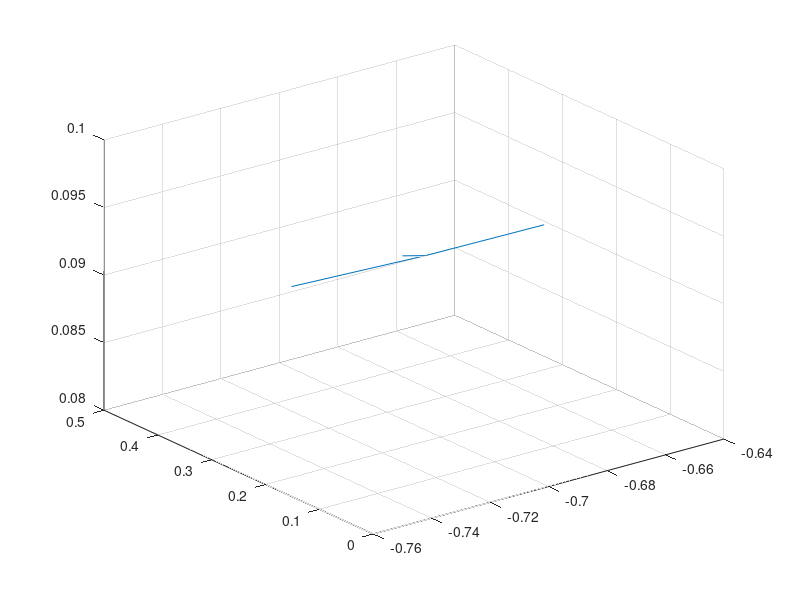

Here is the MATLAB script that generated this plot: (Note: this script raises an error after producing the figure.)
% magnetic_field_lines

Bn = 0.2;
B0 = 10;
BG = 5;

Bx = @(x,y,z) x*0 + y*0 + z*B0;
By = @(x,y,z) x*0 + y*0 + z*0 + BG;
Bz = @(x,y,z) x*Bn + y*0 + z*0;

Ex = @(x,y,z) x*0 + y*0 + z*0;
Ey = @(x,y,z) x*0 + y*0 + z*0;
Ez = @(x,y,z) x*0 + y*0 + z*0;


B = @(x,y,z) sqrt(Bx(x,y,z).^2 + By(x,y,z).^2 + Bz(x,y,z).^2);
E = @(x,y,z) sqrt(Ex(x,y,z).^2 + Ey(x,y,z).^2 + Ez(x,y,z).^2);

xmax = 1; nx = 100;
ymax = 0; ny = 1;
zmax = 0.1; nz = 20;

x = linspace(-xmax,xmax,nx);
y = linspace(-ymax,ymax,ny);
z = linspace(-zmax,zmax,nz);
[X,Y,Z] = meshgrid(x,y,z);

%% Integrate magnetic field from model to get magnetic field line
dr = 0.05;
xyz = -[0.75*xmax 0 -zmax];
zstop = zmax;
doPlot = 1;
S = 0.1;
if doPlot
  hca = subplot(1,1,1);
  quiver3(xyz(end,1),...
          xyz(end,2),...
          xyz(end,3),...
          Bx(xyz(end,1),xyz(end,2),xyz(end,3)),...
          By(xyz(end,1),xyz(end,2),xyz(end,3)),...
          Bz(xyz(end,1),xyz(end,2),xyz(end,3)),...
          S)
    hca.XLabel.String = 'X';
    hca.YLabel.String = 'Y';
    hca.ZLabel.String = 'Z';
    hold(hca,'on')
    pause(0.1)
end
while xyz(end,3)>-zstop
  dx = dr*Bx(xyz(end,1),xyz(end,2),xyz(end,3))/B(xyz(end,1),xyz(end,2),xyz(end,3));
  dy = dr*By(xyz(end,1),xyz(end,2),xyz(end,3))/B(xyz(end,1),xyz(end,2),xyz(end,3));
  dz = dr*Bz(xyz(end,1),xyz(end,2),xyz(end,3))/B(xyz(end,1),xyz(end,2),xyz(end,3));
  xyz(end+1,:) = xyz(end,:) + [dx dy dz];      
  if doPlot
    quiver3(xyz(end,1),...
            xyz(end,2),...
            xyz(end,3),...
            Bx(xyz(end,1),xyz(end,2),xyz(end,3)),...
            By(xyz(end,1),xyz(end,2),xyz(end,3)),...
            Bz(xyz(end,1),xyz(end,2),xyz(end,3)),...
            S)
    pause(0.1)
  end
end
%hold(hca,'off')

xyzB = [Bx(xyz(:,1),xyz(:,2),xyz(:,3)) By(xyz(:,1),xyz(:,2),xyz(:,3)) Bz(xyz(:,1),xyz(:,2),xyz(:,3))];

%% Plot
figure(201)
nrows = 2;
ncols = 2;
npanels = ncols*nrows;
for ipanel = 1:npanels
  h(ipanel) = subplot(nrows,ncols,ipanel);
end
isub = 1;

if 1 % |B|
  hca = h(isub); isub = isub + 1;
  xplot = squeeze(X);
  zplot = squeeze(Z);
  cplot = squeeze(B(X,Y,Z));
  pcolor(hca,xplot,zplot,cplot)
  shading(hca,'flat')
end
if 1 % Bx
  hca = h(isub); isub = isub + 1;
  xplot = squeeze(X);
  zplot = squeeze(Z);
  cplot = squeeze(Bx(X,Y,Z));
  pcolor(hca,xplot,zplot,cplot)
  shading(hca,'flat')
end
if 1 % Bz
  hca = h(isub); isub = isub + 1;
  xplot = squeeze(X);
  zplot = squeeze(Z);
  cplot = squeeze(Bz(X,Y,Z));
  pcolor(hca,xplot,zplot,cplot)
  shading(hca,'flat')
end
if 1 % B line
  hca = h(isub); isub = isub + 1;
  xplot = xyz(:,1);
  yplot = xyz(:,2);
  zplot = xyz(:,3);
  plot3(xplot,yplot,zplot)  
end


%%
ic = 1;
mms_2015Nov12.Bmodel

zBstart = -30*1e3;
zBstop = 30*1e3;
dr = 100;
xyz = [0 0 zBstart];
while xyz(end,3)<zBstop
  dx = dr*Bx(xyz(end,1),xyz(end,2),xyz(end,3))/B(xyz(end,1),xyz(end,2),xyz(end,3));
  dy = dr*By(xyz(end,1),xyz(end,2),xyz(end,3))/B(xyz(end,1),xyz(end,2),xyz(end,3));
  dz = dr*Bz(xyz(end,1),xyz(end,2),xyz(end,3))/B(xyz(end,1),xyz(end,2),xyz(end,3));
  xyz(end+1,:) = xyz(end,:) + [dx dy dz];      
end

xyzB = [Bx(xyz(:,1),xyz(:,2),xyz(:,3)) By(xyz(:,1),xyz(:,2),xyz(:,3)) Bz(xyz(:,1),xyz(:,2),xyz(:,3))];

% Obtain electric field along the field line
xyzE = [Ex(xyz(:,1),xyz(:,2),xyz(:,3)) Ey(xyz(:,1),xyz(:,2),xyz(:,3)) Ez(xyz(:,1),xyz(:,2),xyz(:,3))];
xEint = -cumtrapz(xyz(:,1),Ex(xyz(:,1),xyz(:,2),xyz(:,3)));
yEint = -cumtrapz(xyz(:,2),Ey(xyz(:,1),xyz(:,2),xyz(:,3)));
zEint = -cumtrapz(xyz(:,3),Ez(xyz(:,1),xyz(:,2),xyz(:,3)));
xyzEint = [xEint, yEint, zEint];

% Plot 
nrows = 4;
ncols = 1;
npanels = nrows*ncols;
for ip = 1:npanels
  h(ip) = subplot(nrows,ncols,ip);
end
isub = 1;

colors = mms_colors('matlab');
if 1 % xyz vs z
  hca = h(isub); isub = isub + 1;  
  plot(hca,xyz(:,3)*1e-3,[xyz]*1e-3) % sqrt(sum(xyz.^2,2))
  hca.YLabel.String = 'R_{@B} (km)';
  hca.XLabel.String = 'N (km)';
  legend(hca,'L','M','N')
  hca.XLim = [min(xyz(:,3)) max(xyz(:,3))]*1e-3;
end
if 1 % xyzB vs z
  hca = h(isub); isub = isub + 1;
  set(hca,'ColorOrder',colors(1:3,:))
  plot(hca,xyz(:,3)*1e-3,xyzB*1e9,'--')
  hold(hca,'on')
  set(hca,'ColorOrder',colors(1:3,:))  
  plot(hca,zObs,obsB.data)
  hold(hca,'off')
  hca.YLabel.String = 'B_{@B} (nT)';
  hca.XLabel.String = 'N (km)';
  hca.XLim = [min(xyz(:,3)) max(xyz(:,3))]*1e-3;
end
if 1 % xyzE vs z
  hca = h(isub); isub = isub + 1;
  set(hca,'ColorOrder',colors(1:3,:))
  plot(hca,xyz(:,3)*1e-3,xyzE*1e3,'--')
  hold(hca,'on')
  set(hca,'ColorOrder',colors(1:3,:))  
  plot(hca,zObs,obsE.data)
  hold(hca,'off')
  hca.YLabel.String = 'E_{@B} (mV/m)';
  hca.XLabel.String = 'N (km)';
  hca.XLim = [min(xyz(:,3)) max(xyz(:,3))]*1e-3;
end
if 1 % xyzEint vs z
  hca = h(isub); isub = isub + 1;
  plot(hca,xyz(:,3)*1e-3,xyzEint)
  hca.YLabel.String = '\phi_{@B} (V)';
  hca.XLabel.String = 'N (km)';
  hca.XLim = [min(xyz(:,3)) max(xyz(:,3))]*1e-3;
end
if 0 % xyzE vs z
  hca = h(isub); isub = isub + 1;
end

%%

if 0
  %%
  %zz = tocolumn(linspace(zBstart,zBstop,nBz)); 
%xyzB = cumsum([Bx(zz*0,zz*0,zz) By(zz*0,zz*0,zz) Bz(zz*0,zz*0,zz)],1);
hca = subplot(1,1,1);
% plot3(hca,xyz(:,1),xyz(:,2),xyz(:,3));
% hca.XLabel.String = 'X';
% hca.YLabel.String = 'Y';
% hca.ZLabel.String = 'Z';

if 0 % LMN
  plot3(hca,xyz(:,3)*1e-3,xyz(:,1)*1e-3,xyz(:,2)*1e-3);
  hca.XLabel.String = 'N'; % Z
  hca.YLabel.String = 'L'; % X
  hca.ZLabel.String = 'M'; % Y
elseif 0 % L-M-N
  plot3(hca,xyz(:,3)*1e-3,-xyz(:,2)*1e-3,xyz(:,1)*1e-3);
  hca.XLabel.String = 'N'; % Z
  hca.YLabel.String = '-M'; % -Y
  hca.ZLabel.String = 'L'; % X
elseif 1 % L-M-N
  
  qscale = 0.5;
  plot3(hca,xyz(:,3)*1e-3,-xyz(:,2)*1e-3,xyz(:,1)*1e-3);
  hold(hca,'on')
  nq = 30;
  toplot = fix(linspace(1,size(xyz,1),nq));
  quiver3(hca,xyz(toplot,3)*1e-3,-xyz(toplot,2)*1e-3,xyz(toplot,1)*1e-3,...
     Bz(xyz(toplot,1),-xyz(toplot,2),xyz(toplot,3))*1e9,...
    -By(xyz(toplot,1),-xyz(toplot,2),xyz(toplot,3))*1e9,...
     Bx(xyz(toplot,1),-xyz(toplot,2),xyz(toplot,3))*1e9,qscale)
  
  hca.XLabel.String = 'N'; % Z
  hca.YLabel.String = '-M'; % -Y
  hca.ZLabel.String = 'L'; % X
else % L-M-N
  xyz = xyz200; 
  qscale = 0.5;
  plot3(hca,xyz(:,3)*1e-3,-xyz(:,2)*1e-3,xyz(:,1)*1e-3);
  hold(hca,'on')
  nq = 30;
  toplot = fix(linspace(1,size(xyz,1),nq));
  quiver3(hca,xyz(toplot,3)*1e-3,-xyz(toplot,2)*1e-3,xyz(toplot,1)*1e-3,...
     Bz(xyz(toplot,1),-xyz(toplot,2),xyz(toplot,3))*1e9,...
    -By(xyz(toplot,1),-xyz(toplot,2),xyz(toplot,3))*1e9,...
     Bx(xyz(toplot,1),-xyz(toplot,2),xyz(toplot,3))*1e9,qscale)
   
  xyz = xyz1000; plot3(hca,xyz(:,3)*1e-3,-xyz(:,2)*1e-3,xyz(:,1)*1e-3);
  toplot = fix(linspace(1,size(xyz,1),nq));
  quiver3(hca,xyz(toplot,3)*1e-3,-xyz(toplot,2)*1e-3,xyz(toplot,1)*1e-3,...
     Bz(xyz(toplot,1),-xyz(toplot,2),xyz(toplot,3))*1e9,...
    -By(xyz(toplot,1),-xyz(toplot,2),xyz(toplot,3))*1e9,...
     Bx(xyz(toplot,1),-xyz(toplot,2),xyz(toplot,3))*1e9,qscale)
  
  xyz = xyz2000; plot3(hca,xyz(:,3)*1e-3,-xyz(:,2)*1e-3,xyz(:,1)*1e-3);
  toplot = fix(linspace(1,size(xyz,1),nq));
  quiver3(hca,xyz(toplot,3)*1e-3,-xyz(toplot,2)*1e-3,xyz(toplot,1)*1e-3,...
     Bz(xyz(toplot,1),-xyz(toplot,2),xyz(toplot,3))*1e9,...
    -By(xyz(toplot,1),-xyz(toplot,2),xyz(toplot,3))*1e9,...
     Bx(xyz(toplot,1),-xyz(toplot,2),xyz(toplot,3))*1e9,qscale)
  
  hca.XLabel.String = 'N'; % Z
  hca.YLabel.String = '-M'; % -Y
  hca.ZLabel.String = 'L'; % X
end
axis(hca,'equal')

if 1 % add quivers to see if it's ok  
  dxyz_ = 1; % 1 km = 1000 m
  xx_ = linspace(xyz(end,1),xyz(end,1),fix(abs((xyz(1,1)-xyz(end,1))/dxyz_)));
  yy_ = linspace(xyz(end,2),xyz(end,2),fix(abs((xyz(1,2)-xyz(end,2))/dxyz_)));
  zz_ = linspace(xyz(end,3),xyz(end,3),fix(abs((xyz(1,3)-xyz(end,3))/dxyz_))); 
  [XX,YY,ZZ] = meshgrid(xx_,yy_,zz_);
  quiver(hca,XX*1e-3,YY*1e-3,ZZ*1e-3,Bx(XX,YY,ZZ),By(XX,YY,ZZ),By(XX,YY,ZZ))
elseif 0
  xx_ = linspace(xyz(1,1),xyz(end,1),10);
  yy_ = linspace(xyz(1,2),xyz(end,2),10);
  zz_ = linspace(xyz(1,3),xyz(end,3),10); 
  [XX,YY,ZZ] = meshgrid(xx_,yy_,zz_);
  quiver3(hca,ZZ*1e-3,-YY*1e-3,XX*1e-3,Bz(XX,YY,ZZ)*1e9,-By(XX,YY,ZZ)*1e9,Bx(XX,YY,ZZ)*1e9)
elseif 0
  dxyz_ = 3; % 1 km = 1000 m
  xx_ = linspace(xyz(1,1),xyz(end,1),fix(abs((xyz(1,1)-xyz(end,1))/dxyz_)));
  yy_ = linspace(xyz(1,2),xyz(end,2),fix(abs((xyz(1,2)-xyz(end,2))/dxyz_)));
  zz_ = linspace(xyz(1,3),xyz(end,3),fix(abs((xyz(1,3)-xyz(end,3))/dxyz_))); 
  [XX,YY,ZZ] = meshgrid(xx_,yy_,zz_);
  quiver3(hca,ZZ*1e-3,-YY*1e-3,XX*1e-3,Bz(XX,YY,ZZ),-By(XX,YY,ZZ),Bx(XX,YY,ZZ))
end
end
